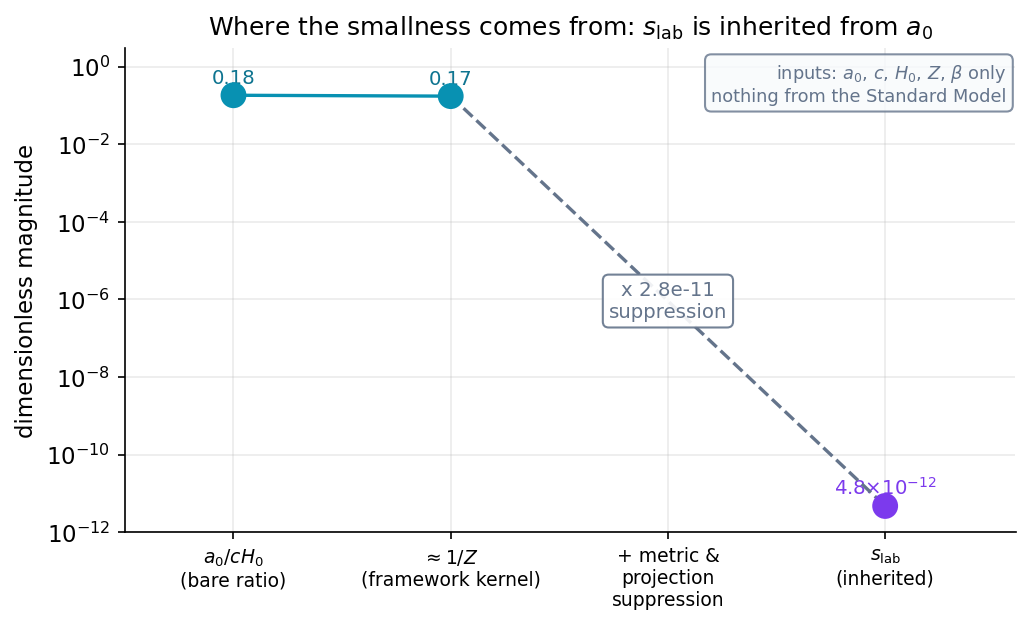

Source code (Python):
import numpy as np, matplotlib
matplotlib.use("Agg")
import matplotlib.pyplot as plt
plt.rcParams.update({"figure.dpi":150,"savefig.dpi":150,"font.size":11,
    "axes.grid":True,"grid.alpha":0.25,"axes.spines.top":False,"axes.spines.right":False,
    "axes.titlesize":12,"figure.facecolor":"white","axes.facecolor":"white"})
C_FW="#7c3aed"; C_NEWTON="#64748b"; C_MOND="#0891b2"; C_DATA="#dc2626"  # framework / Newton / MOND / data-or-obs

# Worked Example (Chapter 30): why s_lab ~ 5e-12 is INHERITED, not invented.
# Every value below is the framework's own / basic cosmology -- nothing from particle physics.
c    = 2.998e8        # m/s
H0   = 2.20e-18       # 1/s  (~70 km/s/Mpc)
a0   = 1.2e-10        # m/s^2 (framework value used in the chapter)
Z    = np.sqrt(32*np.pi/3)   # = 5.789, the framework kernel
beta = 1.23e-3        # Earth's boost relative to the CMB rest frame

cH0   = c*H0                  # ~6.6e-10 cosmic acceleration scale
ratio = a0/cH0                # ~0.18  ==  1/Z up to factors
s_lab = 4.8e-12               # the chapter's quoted laboratory-frame coefficient

# Stages: bare ratio (order one) -> suppression carrying it down to ~5e-12.
labels = [r"$a_0/cH_0$" + "\n(bare ratio)",
          r"$\approx 1/Z$" + "\n(framework kernel)",
          "+ metric &\nprojection\nsuppression",
          r"$s_{\rm lab}$" + "\n(inherited)"]
vals   = [ratio, 1/Z, None, s_lab]

fig, ax = plt.subplots(figsize=(7,4.3))

xs = np.arange(4)
# Plot the two order-one stages and the final tiny coefficient on a log scale.
plotted = [ratio, 1/Z, s_lab]
plotx   = [0, 1, 3]
colors  = [C_MOND, C_MOND, C_FW]
ax.scatter(plotx, plotted, s=130, color=colors, zorder=5)
for x, v in zip(plotx, plotted):
    ax.text(x, v*1.6, f"{v:.2g}".replace("e-0","e-").replace("e-","×10$^{-")+"}$" if v<1e-3 else f"{v:.2g}",
            ha="center", va="bottom", fontsize=9.5,
            color=(C_FW if v<1e-3 else "#0e7490"))

# A descending dashed connector to show the smallness entering in the middle.
ax.plot([1,3],[1/Z, s_lab], color=C_NEWTON, ls="--", lw=1.6, zorder=3)
ax.plot([0,1],[ratio, 1/Z], color=C_MOND, ls="-", lw=1.6, zorder=3)

# Mark the suppression factor in the gap.
supp = s_lab/(1/Z)
ax.annotate(f"x {supp:.1e}\nsuppression".replace("e-0","e-"),
            xy=(2, np.sqrt((1/Z)*s_lab)), ha="center", va="center",
            fontsize=9.5, color=C_NEWTON,
            bbox=dict(boxstyle="round,pad=0.3", fc="white", ec=C_NEWTON, alpha=0.9))

ax.set_yscale("log")
ax.set_ylim(1e-12, 3)
ax.set_xlim(-0.5, 3.6)
ax.set_xticks(xs); ax.set_xticklabels(labels, fontsize=9)
ax.set_ylabel("dimensionless magnitude")
ax.set_title("Where the smallness comes from: $s_{\\rm lab}$ is inherited from $a_0$")

ax.text(0.99, 0.97, "inputs: $a_0$, $c$, $H_0$, $Z$, $\\beta$ only\nnothing from the Standard Model",
        transform=ax.transAxes, fontsize=8.5, color=C_NEWTON, ha="right", va="top",
        bbox=dict(boxstyle="round,pad=0.35", fc="#f8fafc", ec=C_NEWTON, alpha=0.8))

fig.tight_layout(); fig.savefig("ch30_smallness_waterfall.png", bbox_inches="tight"); print("ok")
